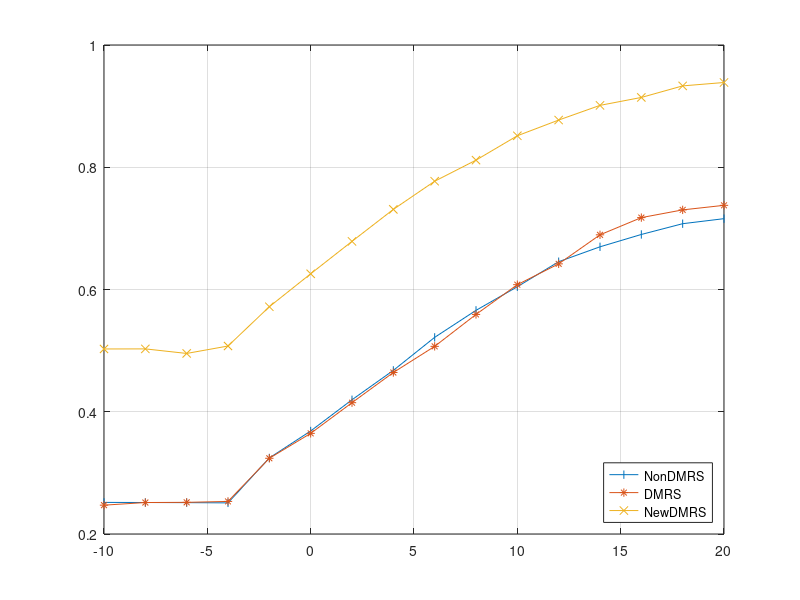
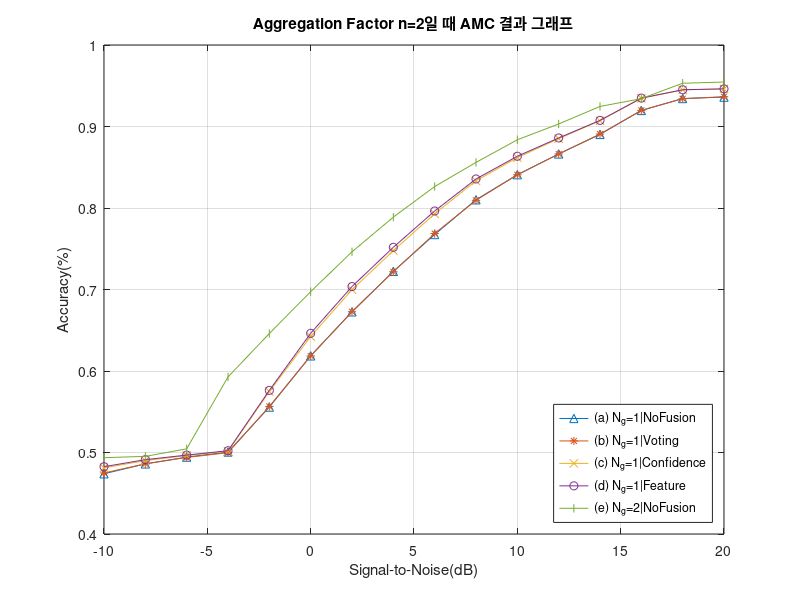
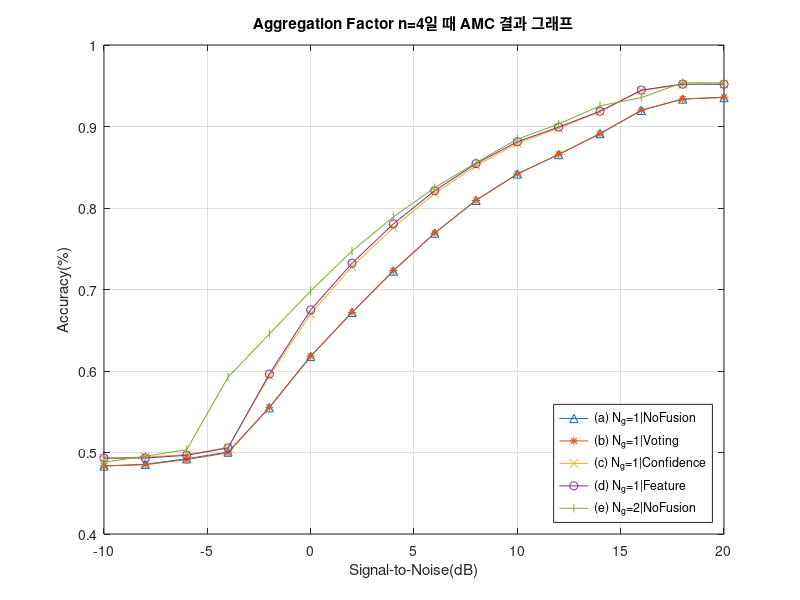
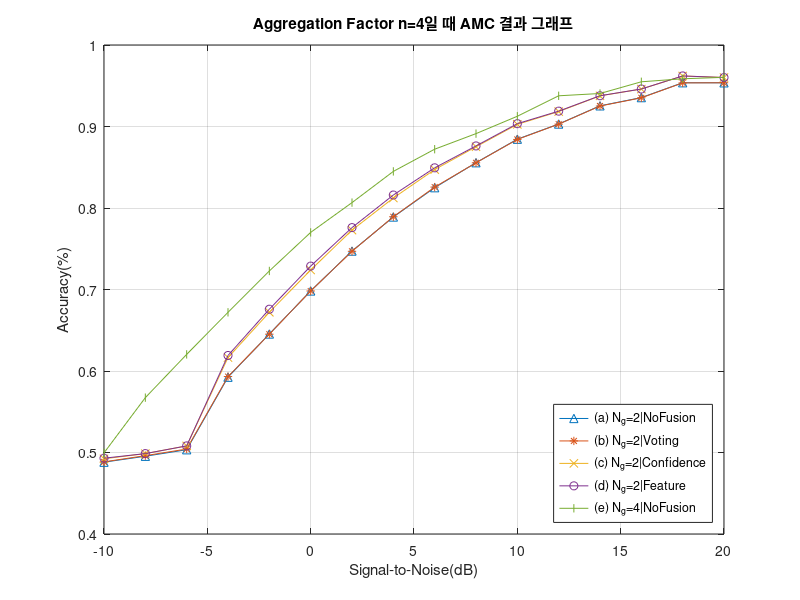

MATLAB code for these plots, in order:
clc, clear; close all;

snr = -10:2:20;

%% Sim01 Complexity Analysis

% NewDMRS Structure, Number of Test Data = 50000

basicNetAcc = [0.502710000000000   0.502845000000000   0.505390000000000   0.507550000000000   0.571820000000000   0.625690000000000   0.678750000000000   0.731060000000000   0.777120000000000   0.811630000000000   0.851505000000000   0.877220000000000   0.901250000000000   0.914200000000000   0.933115000000000   0.938655000000000];
basicNetTime = [12.4893311000000   11.6643151000000   11.7250251000000   11.6321512000000   11.8188733000000   11.7605831000000   11.6554020000000   11.7499376000000   11.7059616000000   11.7891560000000   11.6899642000000   11.6883154000000   11.6022984000000   11.7484516000000   11.6125921000000   11.7434726000000];

resNetAcc = [0.485415000000000	0.486650000000000	0.487012500000000   0.494270000000000   0.566370000000000   0.614575000000000   0.665970000000000   0.718165000000000   0.773140000000000   0.816105000000000   0.863410000000000   0.890235000000000   0.929250000000000   0.948840000000000   0.964680000000000   0.974795000000000];
resNetTime = [16.4982214000000   15.7844503000000   15.8205236000000   15.9284012000000   15.8093789000000   15.8924760000000   15.9965036000000   15.7939775000000   15.8930708000000   15.9079487000000   15.8848794000000   15.9653024000000   15.4976298000000   15.5205491000000   15.6052521000000   15.4870056000000];

tripleResNetAcc = [0.4704 0.4802 0.4868 0.4926 0.5007 0.5962 0.6678 0.7186 0.7695 0.8145 0.8595 0.8985 0.9254 0.9497 0.9657 0.9790];
tripleResNetTime = [37.6151000000000	31.7083000000000	29.6875000000000	31.1340500000000	31.1930000000000	31.2228000000000	31.1099000000000	29.9304500000000	33.1596500000000	32.5430500000000	32.4985000000000	32.7504000000000	32.2289000000000	33.0049500000000	33.2454000000000	33.0147500000000];

% googleNetAcc = [];
% googleNetTime = [];

% vggNetAcc = [];
% vggNetTime = [];


% figure;
% plot(snr, basicNetAcc, '-x'); hold on; grid on;
% plot(snr, resNetAcc, '-x'); hold on;
% plot(snr, tripleResNetAcc, '-x'); hold on;
% legend("Basic", "ResNet", "Trnn" ,'Location','southeast')

mean(basicNetTime)
mean(resNetTime)
mean(tripleResNetTime)


%% Sim02 DMRS Structure Comparison

nonDmrsAcc = [0.251710000000000	0.251515000000000	0.251320000000000	0.250910000000000	0.324415000000000	0.368515000000000	0.419605000000000	0.467680000000000	0.521710000000000	0.565880000000000	0.604515000000000	0.645480000000000	0.669845000000000	0.690040000000000	0.707660000000000	0.715890000000000];
dmrsAcc = [0.247175000000000   0.251491666666667   0.251791666666667   0.253308333333333   0.323883333333333   0.364650000000000   0.414841666666667   0.464216666666667   0.506983333333333   0.559216666666667   0.607900000000000   0.641966666666667   0.689450000000000   0.717616666666667   0.730258333333333   0.737700000000000];
newDmrsAcc = [0.502710000000000   0.502845000000000   0.495390000000000   0.507550000000000   0.571820000000000   0.625690000000000   0.678750000000000   0.731060000000000   0.777120000000000   0.811630000000000   0.851505000000000   0.877220000000000   0.901250000000000   0.914200000000000   0.933115000000000   0.938655000000000];

figure;
plot(snr, nonDmrsAcc, '-|'); hold on; grid on;
plot(snr, dmrsAcc, '-*'); hold on;
plot(snr, newDmrsAcc, '-x'); hold on;
legend("NonDMRS", "DMRS", "NewDMRS" , 'Location', 'southeast')

%% Sim03 Proposed Method Comparison

acc4Comb_bal100 = [0.5011 0.5095 0.6276 0.6809 0.7331 0.7775 0.8146 0.8474 0.8779 0.9072 0.9267 0.9275 0.9489 0.9511 0.9617 0.9676];


% figure;
% plot(snr, acc4Comb, '-x'); hold on; grid on;

% Rep2
rep2_NoComb_NoFusion = [0.473890000000000   0.486020000000000   0.494355000000000   0.500615000000000   0.555735000000000   0.618585000000000   0.672590000000000   0.722265000000000   0.767435000000000   0.810125000000000   0.840855000000000   0.866330000000000   0.890300000000000   0.919705000000000   0.934335000000000   0.936070000000000];

rep2_NoComb_Voting = [0.474877500000000   0.486087500000000   0.493922500000000   0.499732500000000   0.556455000000000   0.618437500000000   0.672717500000000   0.721752500000000   0.768677500000000   0.809437500000000   0.840730000000000   0.866267500000000   0.890712500000000   0.919777500000000   0.934097500000000   0.936575000000000];
rep2_NoComb_Confidence = [0.481205000000000   0.490030000000000   0.496290000000000   0.501485000000000   0.574790000000000   0.642340000000000   0.699745000000000   0.747655000000000   0.792855000000000   0.833410000000000   0.861785000000000   0.885085000000000   0.907060000000000   0.934550000000000   0.944970000000000   0.946070000000000];
rep2_NoComb_Feature = [0.482590000000000   0.491225000000000   0.496820000000000   0.502185000000000   0.576215000000000   0.646265000000000   0.703635000000000   0.751765000000000   0.796305000000000   0.835610000000000   0.863500000000000   0.885940000000000   0.907515000000000   0.934850000000000   0.945075000000000   0.946225000000000];

rep2_2Comb_NoFusion = [0.493630000000000   0.495270000000000   0.504475000000000   0.592700000000000   0.646000000000000   0.697345000000000   0.746255000000000   0.788820000000000   0.826310000000000   0.855945000000000   0.883695000000000   0.903100000000000   0.924595000000000   0.934185000000000   0.953090000000000   0.954590000000000];

figure;
plot(snr, rep2_NoComb_NoFusion, '-^'); hold on; grid on;
plot(snr, rep2_NoComb_Voting, '-*'); hold on;
plot(snr ,rep2_NoComb_Confidence, "-x"); hold on;
plot(snr ,rep2_NoComb_Feature, "-o"); hold on;
plot(snr ,rep2_2Comb_NoFusion, "-|"); hold on;
title("Aggregation Factor n=2일 때 AMC 결과 그래프")
legend("(a) N_g=1|NoFusion", "(b) N_g=1|Voting", "(c) N_g=1|Confidence", "(d) N_g=1|Feature", "(e) N_g=2|NoFusion", 'Location', 'southeast')
xlabel("Signal-to-Noise(dB)")
ylabel("Accuracy(%)")


% Rep4
rep4_NoComb_NoFusion = [0.483515000000000 0.485515000000000   0.492340000000000   0.500510000000000   0.554930000000000   0.617920000000000   0.671945000000000   0.722715000000000   0.769290000000000   0.809405000000000   0.841815000000000   0.865585000000000   0.891340000000000   0.919750000000000   0.933740000000000   0.935555000000000];

rep4_NoComb_Voting = [0.483515000000000 0.485037500000000   0.491321250000000   0.499566250000000   0.555538750000000   0.618192500000000   0.671921250000000   0.723088750000000   0.769195000000000   0.809291250000000   0.841617500000000   0.865885000000000   0.890928750000000   0.919978750000000   0.933755000000000   0.935976250000000];
rep4_NoComb_Confidence = [0.492485000000000 0.494485000000000   0.497520000000000   0.506265000000000   0.593955000000000   0.670075000000000   0.728205000000000   0.775940000000000   0.817950000000000   0.851700000000000   0.879255000000000   0.898015000000000   0.918085000000000   0.944020000000000   0.951690000000000   0.951775000000000];
rep4_NoComb_Feature = [0.493205000000000 0.493205000000000   0.496560000000000   0.505550000000000   0.596265000000000   0.674905000000000   0.732135000000000   0.780510000000000   0.821200000000000   0.854435000000000   0.881260000000000   0.899295000000000   0.918720000000000   0.944675000000000   0.951950000000000   0.951895000000000];

rep4_2Comb_NoFusion = [0.488135000000000   0.495415000000000   0.503405000000000   0.592415000000000   0.645415000000000   0.698220000000000   0.747175000000000   0.788965000000000   0.824945000000000   0.855580000000000   0.884455000000000   0.903040000000000   0.925390000000000   0.935465000000000   0.953710000000000   0.953640000000000];
rep4_2Comb_Voting = [0.488517500000000   0.496132500000000   0.504242500000000   0.593180000000000   0.645175000000000   0.698195000000000   0.746877500000000   0.789262500000000   0.825650000000000   0.855447500000000   0.884140000000000   0.902887500000000   0.925127500000000   0.935205000000000   0.953500000000000   0.953657500000000];
rep4_2Comb_Confidence = [0.492255000000000   0.498615000000000   0.508105000000000   0.616465000000000   0.672085000000000   0.723925000000000   0.772840000000000   0.812255000000000   0.847160000000000   0.875135000000000   0.902630000000000   0.918325000000000   0.937585000000000   0.945940000000000   0.961980000000000   0.960095000000000];
rep4_2Comb_Feature = [0.493010000000000   0.498660000000000   0.508115000000000   0.619060000000000   0.675800000000000   0.728685000000000   0.775945000000000   0.815915000000000   0.849300000000000   0.876155000000000   0.903475000000000   0.918830000000000   0.937765000000000   0.946020000000000   0.962045000000000   0.960095000000000];

rep4_4Comb_NoFusion = [0.499535000000000   0.567315000000000   0.620370000000000   0.672005000000000   0.722755000000000   0.770065000000000   0.806615000000000   0.844910000000000   0.872155000000000   0.891260000000000   0.912570000000000   0.937680000000000   0.940485000000000   0.954865000000000   0.958550000000000   0.960310000000000];

figure;
plot(snr, rep4_NoComb_NoFusion, '-^'); hold on; grid on;
plot(snr, rep4_NoComb_Voting, '-*'); hold on;
plot(snr ,rep4_NoComb_Confidence, "-x"); hold on;
plot(snr ,rep4_NoComb_Feature, "-o"); hold on;
plot(snr ,rep4_2Comb_NoFusion, "-|"); hold on;
title("Aggregation Factor n=4일 때 AMC 결과 그래프")
legend("(a) N_g=1|NoFusion", "(b) N_g=1|Voting", "(c) N_g=1|Confidence", "(d) N_g=1|Feature", "(e) N_g=2|NoFusion", 'Location', 'southeast')
xlabel("Signal-to-Noise(dB)")
ylabel("Accuracy(%)")


figure;
plot(snr, rep4_2Comb_NoFusion, '-^'); hold on; grid on;
plot(snr, rep4_2Comb_Voting, '-*'); hold on;
plot(snr ,rep4_2Comb_Confidence, "-x"); hold on;
plot(snr ,rep4_2Comb_Feature, "-o"); hold on;
plot(snr ,rep4_4Comb_NoFusion, "-|"); hold on;
title("Aggregation Factor n=4일 때 AMC 결과 그래프")
legend("(a) N_g=2|NoFusion", "(b) N_g=2|Voting", "(c) N_g=2|Confidence", "(d) N_g=2|Feature", "(e) N_g=4|NoFusion", 'Location', 'southeast')
xlabel("Signal-to-Noise(dB)")
ylabel("Accuracy(%)")

% Rep8
rep8_NoComb_NoFusion = [0.476490000000000	0.486850000000000	0.492565000000000	0.497085000000000	0.555560000000000	0.619675000000000	0.671975000000000	0.722755000000000	0.769070000000000	0.808115000000000	0.840630000000000	0.866680000000000	0.889455000000000	0.919485000000000	0.933755000000000	0.935340000000000];

rep8_NoComb_Voting = [0.475732500000000	0.486316250000000	0.491555000000000	0.498491250000000	0.555362500000000	0.618694375000000	0.672157500000000	0.722523125000000	0.769066875000000	0.809210625000000	0.840669375000000	0.865971250000000	0.890571875000000	0.919820625000000	0.934315625000000	0.936364375000000];
rep8_NoComb_Confidence = [0.493505000000000	0.496690000000000	0.496265000000000	0.505420000000000	0.614735000000000	0.694870000000000	0.752350000000000	0.794900000000000	0.836635000000000	0.865515000000000	0.888900000000000	0.906025000000000	0.923860000000000	0.949395000000000	0.954890000000000	0.954925000000000];
rep8_NoComb_Feature = [0.489770000000000	0.494645000000000	0.495110000000000	0.504220000000000	0.614470000000000	0.698580000000000	0.754115000000000	0.798890000000000	0.838890000000000	0.867810000000000	0.890370000000000	0.907795000000000	0.924635000000000	0.949890000000000	0.955390000000000	0.955255000000000];

rep8_2Comb_NoFusion = [0.490775000000000	0.494905000000000	0.504215000000000	0.593550000000000	0.644225000000000	0.697775000000000	0.747685000000000	0.789075000000000	0.824575000000000	0.856590000000000	0.884525000000000	0.903335000000000	0.924485000000000	0.935810000000000	0.952370000000000	0.954635000000000];
rep8_2Comb_Voting = [0.489983750000000	0.495775000000000	0.504513750000000	0.593373750000000	0.644175000000000	0.696696250000000	0.747278750000000	0.789741250000000	0.824812500000000	0.856558750000000	0.883995000000000	0.902995000000000	0.924123750000000	0.935195000000000	0.952555000000000	0.954300000000000];
rep8_2Comb_Confidence = [0.497570000000000	0.502445000000000	0.512900000000000	0.641210000000000	0.698680000000000	0.751520000000000	0.797995000000000	0.834330000000000	0.864510000000000	0.891035000000000	0.913925000000000	0.928555000000000	0.944120000000000	0.952365000000000	0.965595000000000	0.964480000000000];
rep8_2Comb_Feature = [0.496825000000000	0.501315000000000	0.512610000000000	0.645290000000000	0.703830000000000	0.756415000000000	0.802250000000000	0.837960000000000	0.866570000000000	0.892420000000000	0.914830000000000	0.929445000000000	0.944455000000000	0.952515000000000	0.965995000000000	0.964555000000000];

rep8_4Comb_NoFusion = [0.500520000000000   0.566045000000000   0.618485000000000   0.670970000000000   0.723265000000000   0.768660000000000   0.805595000000000   0.844675000000000 0.873505000000000	0.891535000000000	0.911715000000000	0.936770000000000	0.940260000000000	0.954180000000000	0.958030000000000	0.960640000000000];
rep8_4Comb_Voting = [0.499982500000000   0.566440000000000   0.619137500000000   0.671157500000000   0.722707500000000   0.768787500000000   0.806047500000000   0.844432500000000 0.873240000000000	0.891035000000000	0.912045000000000	0.937312500000000	0.940230000000000	0.954372500000000	0.958735000000000	0.960802500000000];
rep8_4Comb_Confidence = [0.502670000000000   0.585635000000000   0.645195000000000   0.699005000000000   0.747730000000000   0.793350000000000   0.828715000000000   0.865565000000000 0.893725000000000	0.906905000000000	0.926625000000000	0.948615000000000	0.950160000000000	0.961830000000000	0.964485000000000	0.964920000000000];
rep8_4Comb_Feature = [0.502875000000000   0.587695000000000   0.648395000000000   0.702565000000000   0.752285000000000   0.796310000000000   0.830655000000000   0.867400000000000 0.894515000000000	0.907360000000000	0.927005000000000	0.948640000000000	0.950260000000000	0.961895000000000	0.964470000000000	0.964925000000000];


figure;
plot(snr, rep8_NoComb_NoFusion, '-^'); hold on; grid on;
plot(snr, rep8_NoComb_Voting, '-*'); hold on;
plot(snr ,rep8_NoComb_Confidence, "-x"); hold on;
plot(snr ,rep8_NoComb_Feature, "-o"); hold on;
plot(snr ,rep8_2Comb_NoFusion, "-|"); hold on;
title("Aggregation Factor n=8일 때 AMC 결과 그래프")
legend("(a) N_g=1|NoFusion", "(b) N_g=1|Voting", "(c) N_g=1|Confidence", "(d) N_g=1|Feature", "(e) N_g=2|NoFusion", 'Location', 'southeast')
xlabel("Signal-to-Noise(dB)")
ylabel("AccuraCcy(%)")

figure;
plot(snr, rep8_2Comb_NoFusion, '-^'); hold on; grid on;
plot(snr, rep8_2Comb_Voting, '-*'); hold on;
plot(snr ,rep8_2Comb_Confidence, "-x"); hold on;
plot(snr ,rep8_2Comb_Feature, "-o"); hold on;
plot(snr ,rep8_4Comb_NoFusion, "-|"); hold on;
title("Aggregation Factor n=8일 때 AMC 결과 그래프")
legend("(a) N_g=2|NoFusion", "(b) N_g=2|Voting", "(c) N_g=2|Confidence", "(d) N_g=2|Feature", "(e) N_g=4|NoFusion", 'Location', 'southeast')
xlabel("Signal-to-Noise(dB)")
ylabel("Accuracy(%)")

figure;
plot(snr, rep8_4Comb_NoFusion, '-^'); hold on; grid on;
plot(snr, rep8_4Comb_Voting, '-*'); hold on;
plot(snr ,rep8_4Comb_Confidence, "-x"); hold on;
plot(snr ,rep8_4Comb_Feature, "-o"); hold on;
% plot(snr ,rep8_8Comb_NoFusion, "-|"); hold on;
title("Aggregation Factor n=8일 때 AMC 결과 그래프")
legend("(a) N_g=4|NoFusion", "(b) N_g=4|Voting", "(c) N_g=4|Confidence", "(d) N_g=4|Feature",'Location', 'southeast')
xlabel("Signal-to-Noise(dB)")
ylabel("Accuracy(%)")


figure;
plot(snr ,rep2_NoComb_Feature, "-*"); hold on; grid on;
plot(snr ,rep2_2Comb_NoFusion, "-^"); hold on;
% title("Aggregation Factor n=2일 때 Soft-Combining Level에 따른 AMC 결과 그래프")
legend("(a) N_g=1|Feature", "(b) N_g=2|NoFusion", 'Location', 'southeast')
xlabel("Signal-to-Noise(dB)")
ylabel("Accuracy(%)")

figure;
plot(snr ,rep4_NoComb_Feature, "-^"); hold on; grid on;
plot(snr ,rep4_2Comb_Feature, "-*"); hold on;
plot(snr ,rep4_2Comb_NoFusion, "-*"); hold on;
% title("Aggregation Factor n=4일 때 Soft-Combining Level에 따른 AMC 결과 그래프")
legend("(a) N_g=1|Feature", "(b) N_g=2|Feature", "(c) N_g=4|NoFusion", 'Location', 'southeast')
xlabel("Signal-to-Noise(dB)")
ylabel("Accuracy(%)")

figure;
plot(snr ,rep8_NoComb_Feature, "-^"); hold on; grid on;
plot(snr ,rep8_2Comb_Feature, "-*"); hold on;
plot(snr ,rep8_4Comb_Feature, "-x"); hold on;
% title("Aggregation Factor n=8일 때 Soft-Combining Level에 따른 AMC 결과 그래프")
legend("(a) N_g=1|Feature", "(b) N_g=2|Feature", "(c) N_g=4|Feature",'Location', 'southeast')
xlabel("Signal-to-Noise(dB)")
ylabel("Accuracy(%)")
